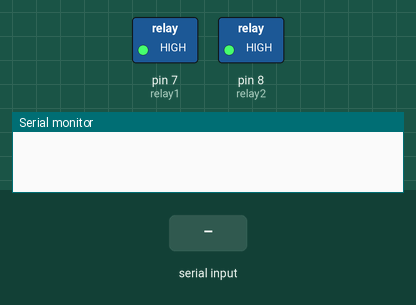
Simulated run of this sketch. Board: Arduino Uno, built with avr-gcc and run on an emulated ATmega328P. Shown: switched loads named in the sketch (green lamp = pin HIGH), the last lines printed to the serial monitor. Inputs (shaded band) come from the test bench.

Above: at 1.2 s.
1.3 s: "1" received over Serial
At 2.3 s:
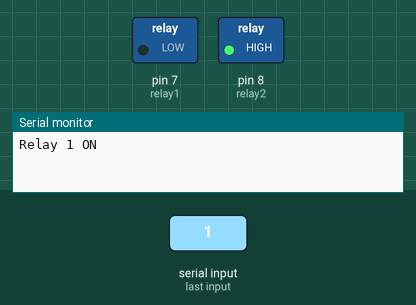
2.8 s: "3" received over Serial
At 3.5 s:
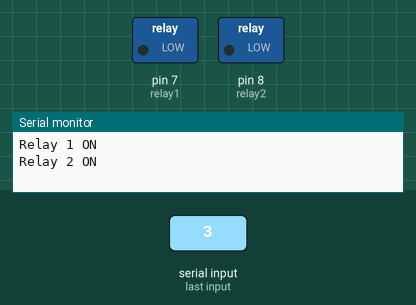
4.3 s: "2" received over Serial
At 4.6 s:
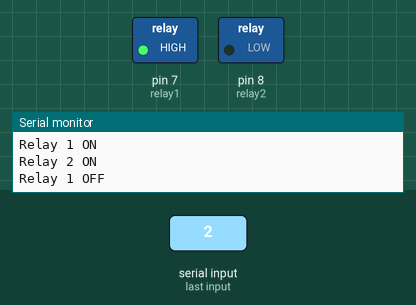
5.8 s: "4" received over Serial
At 6.9 s:
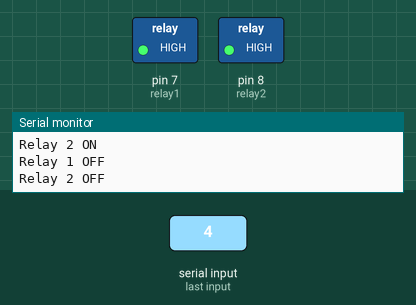
Timing chart, 0 to 8.3 s (numbered marks = the images above; inputs shaded):
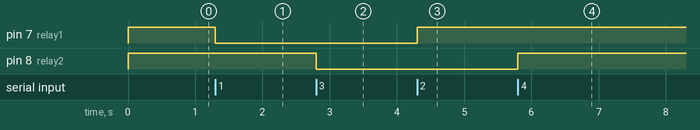

Measured:
- after the input at 1.3 s, pin 7 (relay1): HIGH → LOW at once
- after the input at 2.8 s, pin 8 (relay2): HIGH → LOW at once
- after the input at 4.3 s, pin 7 (relay1): LOW → HIGH at once
- after the input at 5.8 s, pin 8 (relay2): LOW → HIGH at once

The sketch:

relay.ino
```cpp
int relay1 = 7;
int relay2 = 8;
char data = 0;

void setup() {
  pinMode(relay1, OUTPUT);
  pinMode(relay2, OUTPUT);
  digitalWrite(relay1, HIGH);  // Relay OFF initially
  digitalWrite(relay2, HIGH);  // Relay OFF initially

  Serial.begin(9600); // This now talks to Bluetooth via pins 0 and 1
  // Make sure Bluetooth module is connected AFTER uploading
}

void loop() {
  if (Serial.available()) {
    data = Serial.read();

    if (data == '1') {
      digitalWrite(relay1, LOW); // Relay ON (Active LOW)
      Serial.println("Relay 1 ON");
    }
    else if (data == '2') {
      digitalWrite(relay1, HIGH); // Relay OFF
      Serial.println("Relay 1 OFF");
    }
    else if (data == '3') {
      digitalWrite(relay2, LOW); // Relay ON
      Serial.println("Relay 2 ON");
    }
    else if (data == '4') {
      digitalWrite(relay2, HIGH); // Relay OFF
      Serial.println("Relay 2 OFF");
    }
    else {
      Serial.println("Invalid command");
    }
  }
}
```
